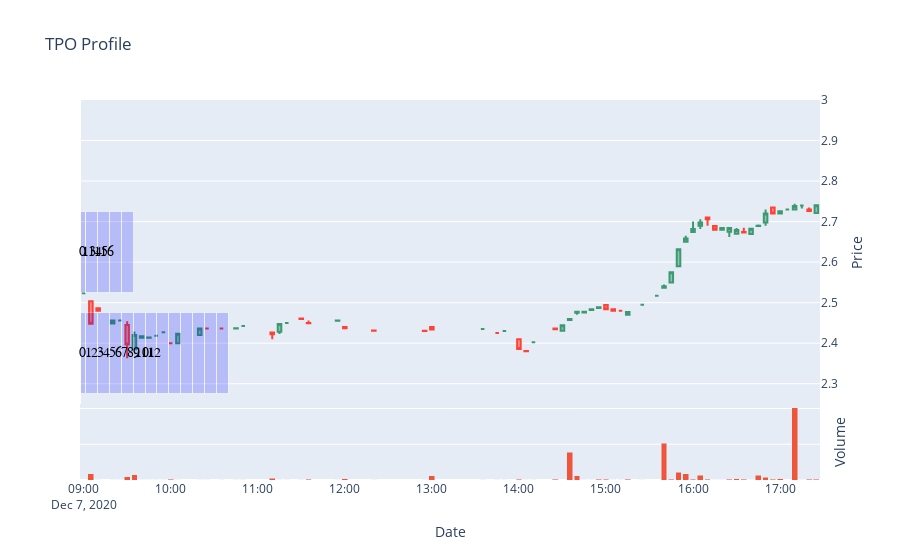

Notebook code cell kept with this figure:
### Code cell
# change price_pace to control number of bars
# change time_space to control bar time window
# fig = market_profile(df, price_pace=0.25, time_pace='10T', return_raw=False)
fig = market_profile(df, price_pace=0.25, time_pace='30T', return_raw=False)
fig.show()

### Figure 1 — Plotly figure (JSON) as saved in the notebook; plotly's stock layout.template omitted (floating-point values rounded to 4 significant figures)
{"data": [{"close": [2.523, 2.448, 2.48, 2.456, 2.456, 2.397, 2.42, 2.417, 2.414, 2.418, 2.427, 2.4, 2.424, 2.437, 2.436, 2.436, 2.437, 2.443, 2.422, 2.447, 2.45, 2.46, 2.449, 2.456, 2.437, 2.431, 2.43, 2.434, 2.435, 2.425, 2.43, 2.385, 2.38, 2.402, 2.434, 2.444, 2.46, 2.477, 2.477, 2.484, 2.489, 2.484, 2.48, 2.48, 2.477, 2.495, 2.517, 2.54, 2.575, 2.632, 2.658, 2.681, 2.698, 2.705, 2.68, 2.684, 2.684, 2.68, 2.673, 2.682, 2.69, 2.72, 2.72, 2.726, 2.73, 2.739, 2.74, 2.726, 2.74], "high": [2.523, 2.503, 2.486, 2.456, 2.456, 2.454, 2.429, 2.418, 2.414, 2.418, 2.427, 2.4, 2.424, 2.437, 2.436, 2.436, 2.437, 2.443, 2.427, 2.447, 2.45, 2.461, 2.456, 2.456, 2.44, 2.431, 2.431, 2.44, 2.435, 2.425, 2.43, 2.41, 2.381, 2.402, 2.437, 2.444, 2.46, 2.477, 2.477, 2.484, 2.489, 2.494, 2.484, 2.48, 2.477, 2.495, 2.517, 2.545, 2.576, 2.632, 2.665, 2.7, 2.705, 2.71, 2.689, 2.684, 2.684, 2.684, 2.685, 2.682, 2.693, 2.73, 2.737, 2.726, 2.73, 2.744, 2.74, 2.734, 2.74], "low": [2.523, 2.448, 2.48, 2.448, 2.456, 2.363, 2.384, 2.414, 2.414, 2.418, 2.427, 2.4, 2.4, 2.42, 2.436, 2.436, 2.436, 2.443, 2.41, 2.423, 2.45, 2.46, 2.448, 2.455, 2.437, 2.431, 2.43, 2.434, 2.435, 2.425, 2.43, 2.385, 2.38, 2.402, 2.434, 2.431, 2.457, 2.47, 2.476, 2.48, 2.486, 2.484, 2.48, 2.48, 2.47, 2.495, 2.517, 2.536, 2.55, 2.59, 2.649, 2.674, 2.681, 2.69, 2.68, 2.68, 2.662, 2.67, 2.673, 2.67, 2.689, 2.69, 2.72, 2.72, 2.73, 2.73, 2.733, 2.726, 2.72], "open": [2.523, 2.503, 2.486, 2.448, 2.456, 2.445, 2.385, 2.414, 2.414, 2.418, 2.427, 2.4, 2.4, 2.42, 2.436, 2.436, 2.436, 2.443, 2.427, 2.428, 2.45, 2.461, 2.45, 2.455, 2.44, 2.431, 2.431, 2.44, 2.435, 2.425, 2.43, 2.41, 2.381, 2.402, 2.437, 2.431, 2.457, 2.475, 2.476, 2.482, 2.487, 2.494, 2.484, 2.48, 2.47, 2.495, 2.517, 2.536, 2.55, 2.59, 2.65, 2.674, 2.69, 2.71, 2.689, 2.68, 2.675, 2.67, 2.674, 2.67, 2.689, 2.697, 2.735, 2.72, 2.73, 2.73, 2.74, 2.73, 2.721], "showlegend": false, "type": "candlestick", "visible": true, "x": ["2020-12-07T09:00:00+01:00", "2020-12-07T09:05:00+01:00", "2020-12-07T09:10:00+01:00", "2020-12-07T09:20:00+01:00", "2020-12-07T09:25:00+01:00", "2020-12-07T09:30:00+01:00", "2020-12-07T09:35:00+01:00", "2020-12-07T09:40:00+01:00", "2020-12-07T09:45:00+01:00", "2020-12-07T09:50:00+01:00", "2020-12-07T09:55:00+01:00", "2020-12-07T10:00:00+01:00", "2020-12-07T10:05:00+01:00", "2020-12-07T10:20:00+01:00", "2020-12-07T10:25:00+01:00", "2020-12-07T10:35:00+01:00", "2020-12-07T10:45:00+01:00", "2020-12-07T10:50:00+01:00", "2020-12-07T11:10:00+01:00", "2020-12-07T11:15:00+01:00", "2020-12-07T11:20:00+01:00", "2020-12-07T11:30:00+01:00", "2020-12-07T11:35:00+01:00", "2020-12-07T11:55:00+01:00", "2020-12-07T12:00:00+01:00", "2020-12-07T12:20:00+01:00", "2020-12-07T12:55:00+01:00", "2020-12-07T13:00:00+01:00", "2020-12-07T13:35:00+01:00", "2020-12-07T13:45:00+01:00", "2020-12-07T13:50:00+01:00", "2020-12-07T14:00:00+01:00", "2020-12-07T14:05:00+01:00", "2020-12-07T14:10:00+01:00", "2020-12-07T14:25:00+01:00", "2020-12-07T14:30:00+01:00", "2020-12-07T14:35:00+01:00", "2020-12-07T14:40:00+01:00", "2020-12-07T14:45:00+01:00", "2020-12-07T14:50:00+01:00", "2020-12-07T14:55:00+01:00", "2020-12-07T15:00:00+01:00", "2020-12-07T15:05:00+01:00", "2020-12-07T15:10:00+01:00", "2020-12-07T15:15:00+01:00", "2020-12-07T15:25:00+01:00", "2020-12-07T15:35:00+01:00", "2020-12-07T15:40:00+01:00", "2020-12-07T15:45:00+01:00", "2020-12-07T15:50:00+01:00", "2020-12-07T15:55:00+01:00", "2020-12-07T16:00:00+01:00", "2020-12-07T16:05:00+01:00", "2020-12-07T16:10:00+01:00", "2020-12-07T16:15:00+01:00", "2020-12-07T16:20:00+01:00", "2020-12-07T16:25:00+01:00", "2020-12-07T16:30:00+01:00", "2020-12-07T16:35:00+01:00", "2020-12-07T16:40:00+01:00", "2020-12-07T16:45:00+01:00", "2020-12-07T16:50:00+01:00", "2020-12-07T16:55:00+01:00", "2020-12-07T17:00:00+01:00", "2020-12-07T17:05:00+01:00", "2020-12-07T17:10:00+01:00", "2020-12-07T17:15:00+01:00", "2020-12-07T17:20:00+01:00", "2020-12-07T17:25:00+01:00"], "xaxis": "x", "yaxis": "y2"}, {"name": "Volume", "showlegend": false, "type": "bar", "x": ["2020-12-07T09:00:00+01:00", "2020-12-07T09:05:00+01:00", "2020-12-07T09:10:00+01:00", "2020-12-07T09:20:00+01:00", "2020-12-07T09:25:00+01:00", "2020-12-07T09:30:00+01:00", "2020-12-07T09:35:00+01:00", "2020-12-07T09:40:00+01:00", "2020-12-07T09:45:00+01:00", "2020-12-07T09:50:00+01:00", "2020-12-07T09:55:00+01:00", "2020-12-07T10:00:00+01:00", "2020-12-07T10:05:00+01:00", "2020-12-07T10:20:00+01:00", "2020-12-07T10:25:00+01:00", "2020-12-07T10:35:00+01:00", "2020-12-07T10:45:00+01:00", "2020-12-07T10:50:00+01:00", "2020-12-07T11:10:00+01:00", "2020-12-07T11:15:00+01:00", "2020-12-07T11:20:00+01:00", "2020-12-07T11:30:00+01:00", "2020-12-07T11:35:00+01:00", "2020-12-07T11:55:00+01:00", "2020-12-07T12:00:00+01:00", "2020-12-07T12:20:00+01:00", "2020-12-07T12:55:00+01:00", "2020-12-07T13:00:00+01:00", "2020-12-07T13:35:00+01:00", "2020-12-07T13:45:00+01:00", "2020-12-07T13:50:00+01:00", "2020-12-07T14:00:00+01:00", "2020-12-07T14:05:00+01:00", "2020-12-07T14:10:00+01:00", "2020-12-07T14:25:00+01:00", "2020-12-07T14:30:00+01:00", "2020-12-07T14:35:00+01:00", "2020-12-07T14:40:00+01:00", "2020-12-07T14:45:00+01:00", "2020-12-07T14:50:00+01:00", "2020-12-07T14:55:00+01:00", "2020-12-07T15:00:00+01:00", "2020-12-07T15:05:00+01:00", "2020-12-07T15:10:00+01:00", "2020-12-07T15:15:00+01:00", "2020-12-07T15:25:00+01:00", "2020-12-07T15:35:00+01:00", "2020-12-07T15:40:00+01:00", "2020-12-07T15:45:00+01:00", "2020-12-07T15:50:00+01:00", "2020-12-07T15:55:00+01:00", "2020-12-07T16:00:00+01:00", "2020-12-07T16:05:00+01:00", "2020-12-07T16:10:00+01:00", "2020-12-07T16:15:00+01:00", "2020-12-07T16:20:00+01:00", "2020-12-07T16:25:00+01:00", "2020-12-07T16:30:00+01:00", "2020-12-07T16:35:00+01:00", "2020-12-07T16:40:00+01:00", "2020-12-07T16:45:00+01:00", "2020-12-07T16:50:00+01:00", "2020-12-07T16:55:00+01:00", "2020-12-07T17:00:00+01:00", "2020-12-07T17:05:00+01:00", "2020-12-07T17:10:00+01:00", "2020-12-07T17:15:00+01:00", "2020-12-07T17:20:00+01:00", "2020-12-07T17:25:00+01:00"], "y": [0, 86253, 2480, 6700, 250, 43211, 70523, 1700, 2500, 1000, 2000, 8400, 2500, 1140, 2800, 3000, 750, 2500, 21500, 977, 830, 4300, 13378, 3000, 16660, 2500, 2000, 60703, 500, 1000, 200, 9930, 1100, 1100, 9000, 0, 389793, 61403, 3500, 2200, 8800, 8500, 1800, 200, 10000, 3000, 0, 516596, 8796, 109944, 87753, 8087, 65700, 11217, 5344, 470, 7850, 20700, 8900, 4600, 66403, 38306, 12125, 19000, 0, 1010082, 5101, 9800, 8005], "yaxis": "y"}, {"marker": {"color": "blue", "line": {"color": "rgb(248, 248, 249)", "width": 1}}, "opacity": 0.2, "orientation": "h", "showlegend": false, "type": "bar", "visible": true, "x": [1], "xaxis": "x2", "y": [2.375], "yaxis": "y3"}, {"marker": {"color": "blue", "line": {"color": "rgb(248, 248, 249)", "width": 1}}, "opacity": 0.2, "orientation": "h", "showlegend": false, "type": "bar", "visible": true, "x": [1], "xaxis": "x2", "y": [2.625], "yaxis": "y3"}, {"marker": {"color": "blue", "line": {"color": "rgb(248, 248, 249)", "width": 1}}, "opacity": 0.2, "orientation": "h", "showlegend": false, "type": "bar", "visible": true, "x": [2], "xaxis": "x2", "y": [2.375], "yaxis": "y3"}, {"marker": {"color": "blue", "line": {"color": "rgb(248, 248, 249)", "width": 1}}, "opacity": 0.2, "orientation": "h", "showlegend": false, "type": "bar", "visible": true, "x": [0], "xaxis": "x2", "y": [2.625], "yaxis": "y3"}, {"marker": {"color": "blue", "line": {"color": "rgb(248, 248, 249)", "width": 1}}, "opacity": 0.2, "orientation": "h", "showlegend": false, "type": "bar", "visible": true, "x": [2], "xaxis": "x2", "y": [2.375], "yaxis": "y3"}, {"marker": {"color": "blue", "line": {"color": "rgb(248, 248, 249)", "width": 1}}, "opacity": 0.2, "orientation": "h", "showlegend": false, "type": "bar", "visible": true, "x": [0], "xaxis": "x2", "y": [2.625], "yaxis": "y3"}, {"marker": {"color": "blue", "line": {"color": "rgb(248, 248, 249)", "width": 1}}, "opacity": 0.2, "orientation": "h", "showlegend": false, "type": "bar", "visible": true, "x": [2], "xaxis": "x2", "y": [2.375], "yaxis": "y3"}, {"marker": {"color": "blue", "line": {"color": "rgb(248, 248, 249)", "width": 1}}, "opacity": 0.2, "orientation": "h", "showlegend": false, "type": "bar", "visible": true, "x": [0], "xaxis": "x2", "y": [2.625], "yaxis": "y3"}, {"marker": {"color": "blue", "line": {"color": "rgb(248, 248, 249)", "width": 1}}, "opacity": 0.2, "orientation": "h", "showlegend": false, "type": "bar", "visible": true, "x": [2], "xaxis": "x2", "y": [2.375], "yaxis": "y3"}, {"marker": {"color": "blue", "line": {"color": "rgb(248, 248, 249)", "width": 1}}, "opacity": 0.2, "orientation": "h", "showlegend": false, "type": "bar", "visible": true, "x": [0], "xaxis": "x2", "y": [2.625], "yaxis": "y3"}, {"marker": {"color": "blue", "line": {"color": "rgb(248, 248, 249)", "width": 1}}, "opacity": 0.2, "orientation": "h", "showlegend": false, "type": "bar", "visible": true, "x": [2], "xaxis": "x2", "y": [2.375], "yaxis": "y3"}, {"marker": {"color": "blue", "line": {"color": "rgb(248, 248, 249)", "width": 1}}, "opacity": 0.2, "orientation": "h", "showlegend": false, "type": "bar", "visible": true, "x": [0], "xaxis": "x2", "y": [2.625], "yaxis": "y3"}, {"marker": {"color": "blue", "line": {"color": "rgb(248, 248, 249)", "width": 1}}, "opacity": 0.2, "orientation": "h", "showlegend": false, "type": "bar", "visible": true, "x": [2], "xaxis": "x2", "y": [2.375], "yaxis": "y3"}, {"marker": {"color": "blue", "line": {"color": "rgb(248, 248, 249)", "width": 1}}, "opacity": 0.2, "orientation": "h", "showlegend": false, "type": "bar", "visible": true, "x": [0], "xaxis": "x2", "y": [2.625], "yaxis": "y3"}, {"marker": {"color": "blue", "line": {"color": "rgb(248, 248, 249)", "width": 1}}, "opacity": 0.2, "orientation": "h", "showlegend": false, "type": "bar", "visible": true, "x": [2], "xaxis": "x2", "y": [2.375], "yaxis": "y3"}, {"marker": {"color": "blue", "line": {"color": "rgb(248, 248, 249)", "width": 1}}, "opacity": 0.2, "orientation": "h", "showlegend": false, "type": "bar", "visible": true, "x": [0], "xaxis": "x2", "y": [2.625], "yaxis": "y3"}, {"marker": {"color": "blue", "line": {"color": "rgb(248, 248, 249)", "width": 1}}, "opacity": 0.2, "orientation": "h", "showlegend": false, "type": "bar", "visible": true, "x": [2], "xaxis": "x2", "y": [2.375], "yaxis": "y3"}, {"marker": {"color": "blue", "line": {"color": "rgb(248, 248, 249)", "width": 1}}, "opacity": 0.2, "orientation": "h", "showlegend": false, "type": "bar", "visible": true, "x": [0], "xaxis": "x2", "y": [2.625], "yaxis": "y3"}, {"marker": {"color": "blue", "line": {"color": "rgb(248, 248, 249)", "width": 1}}, "opacity": 0.2, "orientation": "h", "showlegend": false, "type": "bar", "visible": true, "x": [2], "xaxis": "x2", "y": [2.375], "yaxis": "y3"}, {"marker": {"color": "blue", "line": {"color": "rgb(248, 248, 249)", "width": 1}}, "opacity": 0.2, "orientation": "h", "showlegend": false, "type": "bar", "visible": true, "x": [0], "xaxis": "x2", "y": [2.625], "yaxis": "y3"}, {"marker": {"color": "blue", "line": {"color": "rgb(248, 248, 249)", "width": 1}}, "opacity": 0.2, "orientation": "h", "showlegend": false, "type": "bar", "visible": true, "x": [2], "xaxis": "x2", "y": [2.375], "yaxis": "y3"}, {"marker": {"color": "blue", "line": {"color": "rgb(248, 248, 249)", "width": 1}}, "opacity": 0.2, "orientation": "h", "showlegend": false, "type": "bar", "visible": true, "x": [0], "xaxis": "x2", "y": [2.625], "yaxis": "y3"}, {"marker": {"color": "blue", "line": {"color": "rgb(248, 248, 249)", "width": 1}}, "opacity": 0.2, "orientation": "h", "showlegend": false, "type": "bar", "visible": true, "x": [2], "xaxis": "x2", "y": [2.375], "yaxis": "y3"}, {"marker": {"color": "blue", "line": {"color": "rgb(248, 248, 249)", "width": 1}}, "opacity": 0.2, "orientation": "h", "showlegend": false, "type": "bar", "visible": true, "x": [0], "xaxis": "x2", "y": [2.625], "yaxis": "y3"}, {"marker": {"color": "blue", "line": {"color": "rgb(248, 248, 249)", "width": 1}}, "opacity": 0.2, "orientation": "h", "showlegend": false, "type": "bar", "visible": true, "x": [2], "xaxis": "x2", "y": [2.375], "yaxis": "y3"}, {"marker": {"color": "blue", "line": {"color": "rgb(248, 248, 249)", "width": 1}}, "opacity": 0.2, "orientation": "h", "showlegend": false, "type": "bar", "visible": true, "x": [0], "xaxis": "x2", "y": [2.625], "yaxis": "y3"}, {"marker": {"color": "blue", "line": {"color": "rgb(248, 248, 249)", "width": 1}}, "opacity": 0.2, "orientation": "h", "showlegend": false, "type": "bar", "visible": true, "x": [0], "xaxis": "x2", "y": [2.375], "yaxis": "y3"}, {"marker": {"color": "blue", "line": {"color": "rgb(248, 248, 249)", "width": 1}}, "opacity": 0.2, "orientation": "h", "showlegend": false, "type": "bar", "visible": true, "x": [2], "xaxis": "x2", "y": [2.625], "yaxis": "y3"}, {"marker": {"color": "blue", "line": {"color": "rgb(248, 248, 249)", "width": 1}}, "opacity": 0.2, "orientation": "h", "showlegend": false, "type": "bar", "visible": true, "x": [0], "xaxis": "x2", "y": [2.375], "yaxis": "y3"}, {"marker": {"color": "blue", "line": {"color": "rgb(248, 248, 249)", "width": 1}}, "opacity": 0.2, "orientation": "h", "showlegend": false, "type": "bar", "visible": true, "x": [2], "xaxis": "x2", "y": [2.625], "yaxis": "y3"}, {"marker": {"color": "blue", "line": {"color": "rgb(248, 248, 249)", "width": 1}}, "opacity": 0.2, "orientation": "h", "showlegend": false, "type": "bar", "visible": true, "x": [0], "xaxis": "x2", "y": [2.375], "yaxis": "y3"}, {"marker": {"color": "blue", "line": {"color": "rgb(248, 248, 249)", "width": 1}}, "opacity": 0.2, "orientation": "h", "showlegend": false, "type": "bar", "visible": true, "x": [2], "xaxis": "x2", "y": [2.625], "yaxis": "y3"}, {"marker": {"color": "blue", "line": {"color": "rgb(248, 248, 249)", "width": 1}}, "opacity": 0.2, "orientation": "h", "showlegend": false, "type": "bar", "visible": true, "x": [0], "xaxis": "x2", "y": [2.375], "yaxis": "y3"}, {"marker": {"color": "blue", "line": {"color": "rgb(248, 248, 249)", "width": 1}}, "opacity": 0.2, "orientation": "h", "showlegend": false, "type": "bar", "visible": true, "x": [2], "xaxis": "x2", "y": [2.625], "yaxis": "y3"}], "layout": {"annotations": [{"font": {"color": "black", "family": "Arial", "size": 14}, "showarrow": false, "text": "0", "x": 0.5, "xref": "x2", "y": 2.375, "yref": "y3"}, {"font": {"color": "black", "family": "Arial", "size": 14}, "showarrow": false, "text": "1", "x": 1.5, "xref": "x2", "y": 2.375, "yref": "y3"}, {"font": {"color": "black", "family": "Arial", "size": 14}, "showarrow": false, "text": "2", "x": 2.5, "xref": "x2", "y": 2.375, "yref": "y3"}, {"font": {"color": "black", "family": "Arial", "size": 14}, "showarrow": false, "text": "3", "x": 3.5, "xref": "x2", "y": 2.375, "yref": "y3"}, {"font": {"color": "black", "family": "Arial", "size": 14}, "showarrow": false, "text": "4", "x": 4.5, "xref": "x2", "y": 2.375, "yref": "y3"}, {"font": {"color": "black", "family": "Arial", "size": 14}, "showarrow": false, "text": "5", "x": 5.5, "xref": "x2", "y": 2.375, "yref": "y3"}, {"font": {"color": "black", "family": "Arial", "size": 14}, "showarrow": false, "text": "6", "x": 6.5, "xref": "x2", "y": 2.375, "yref": "y3"}, {"font": {"color": "black", "family": "Arial", "size": 14}, "showarrow": false, "text": "7", "x": 7.5, "xref": "x2", "y": 2.375, "yref": "y3"}, {"font": {"color": "black", "family": "Arial", "size": 14}, "showarrow": false, "text": "8", "x": 8.5, "xref": "x2", "y": 2.375, "yref": "y3"}, {"font": {"color": "black", "family": "Arial", "size": 14}, "showarrow": false, "text": "9", "x": 9.5, "xref": "x2", "y": 2.375, "yref": "y3"}, {"font": {"color": "black", "family": "Arial", "size": 14}, "showarrow": false, "text": "10", "x": 10.5, "xref": "x2", "y": 2.375, "yref": "y3"}, {"font": {"color": "black", "family": "Arial", "size": 14}, "showarrow": false, "text": "11", "x": 11.5, "xref": "x2", "y": 2.375, "yref": "y3"}, {"font": {"color": "black", "family": "Arial", "size": 14}, "showarrow": false, "text": "12", "x": 12.5, "xref": "x2", "y": 2.375, "yref": "y3"}, {"font": {"color": "black", "family": "Arial", "size": 14}, "showarrow": false, "text": "0", "x": 0.5, "xref": "x2", "y": 2.625, "yref": "y3"}, {"font": {"color": "black", "family": "Arial", "size": 14}, "showarrow": false, "text": "13", "x": 1.5, "xref": "x2", "y": 2.625, "yref": "y3"}, {"font": {"color": "black", "family": "Arial", "size": 14}, "showarrow": false, "text": "14", "x": 2.5, "xref": "x2", "y": 2.625, "yref": "y3"}, {"font": {"color": "black", "family": "Arial", "size": 14}, "showarrow": false, "text": "15", "x": 3.5, "xref": "x2", "y": 2.625, "yref": "y3"}, {"font": {"color": "black", "family": "Arial", "size": 14}, "showarrow": false, "text": "16", "x": 4.5, "xref": "x2", "y": 2.625, "yref": "y3"}], "barmode": "stack", "showlegend": false, "title": {"text": "TPO Profile"}, "xaxis": {"rangeslider": {"visible": false}, "side": "bottom", "title": {"text": "Date"}}, "xaxis2": {"overlaying": "x", "range": [0, 125], "showgrid": false, "showticklabels": false, "side": "top", "ticks": ""}, "yaxis": {"domain": [0, 0.2], "showticklabels": false, "side": "right", "title": {"text": "Volume"}}, "yaxis2": {"domain": [0.2, 1], "range": [2.25, 3], "side": "right", "title": {"text": "Price"}}, "yaxis3": {"overlaying": "y2", "range": [2.25, 3], "showticklabels": false, "side": "left"}}}
